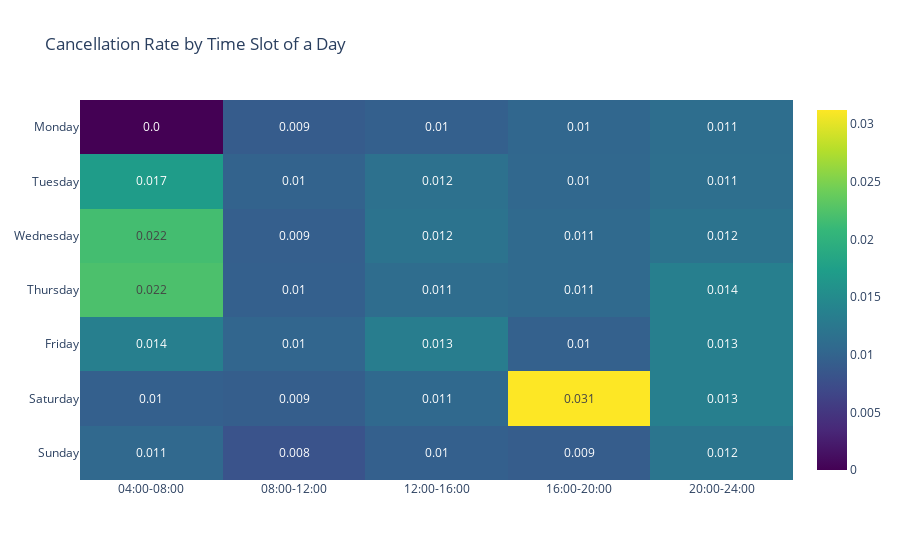

Notebook code for this chart:
### Code cell
bins = list(range(0, 2500, 400))
data['binned'] = np.searchsorted(bins, data['order_time_24'].values)
data = data[['cancelled', 'order_time_24', 'order_day', 'binned']]
days_str = ['Monday', 'Tuesday', 'Wednesday', 'Thursday', 'Friday', 'Saturday', 'Sunday']
days = [0,1,2,3,4,5,6]
values = [[-1 for _ in range(len(bins)-1)] for _ in range(7)]
for day in days:
    for bin in range(len(bins)-1):
        temp = data[(data['order_day'] == day) & (data['binned'] == bin)]
        try:
            rate = sum(temp['cancelled'].values)/len(temp['cancelled'].values)
            values[day][bin] = rate
        except:
            continue
temp = [str(a).zfill(4)[:2]+':'+str(a).zfill(4)[2:] for a in bins]
x = []
for i in range(len(temp)-1):
    x+=['-'.join([temp[i], temp[i+1]])]
y = days_str

text = [[str(round(i,3)) for i in values[j]] for j in range(7)]

fig = px.imshow(np.array(values)[:, 1:], x = x[1:], y = y, aspect='auto', color_continuous_scale='Viridis', text_auto=True, title = 'Cancellation Rate by Time Slot of a Day')
fig.update_traces(text=np.array(text)[:,1:], texttemplate="%{text}")
fig.show()

### Figure 1 — Plotly figure (JSON) as saved in the notebook; plotly's stock layout.template omitted (floating-point values rounded to 4 significant figures)
{"data": [{"coloraxis": "coloraxis", "hovertemplate": "x: %{x}<br>y: %{y}<br>color: %{z}<extra></extra>", "name": "0", "text": [["0.0", "0.009", "0.01", "0.01", "0.011"], ["0.017", "0.01", "0.012", "0.01", "0.011"], ["0.022", "0.009", "0.012", "0.011", "0.012"], ["0.022", "0.01", "0.011", "0.011", "0.014"], ["0.014", "0.01", "0.013", "0.01", "0.013"], ["0.01", "0.009", "0.011", "0.031", "0.013"], ["0.011", "0.008", "0.01", "0.009", "0.012"]], "texttemplate": "%{text}", "type": "heatmap", "x": ["04:00-08:00", "08:00-12:00", "12:00-16:00", "16:00-20:00", "20:00-24:00"], "xaxis": "x", "y": ["Monday", "Tuesday", "Wednesday", "Thursday", "Friday", "Saturday", "Sunday"], "yaxis": "y", "z": [[0, 0.009083, 0.009525, 0.0103, 0.01124], [0.01714, 0.009805, 0.01156, 0.01048, 0.01135], [0.02174, 0.009375, 0.01192, 0.01064, 0.01186], [0.02222, 0.009509, 0.01106, 0.01065, 0.01355], [0.01351, 0.01017, 0.01324, 0.009606, 0.01349], [0.009524, 0.009319, 0.01061, 0.03123, 0.01347], [0.01053, 0.008031, 0.009558, 0.009193, 0.01218]]}], "layout": {"coloraxis": {"colorscale": [[0, "#440154"], [0.1111, "#482878"], [0.2222, "#3e4989"], [0.3333, "#31688e"], [0.4444, "#26828e"], [0.5556, "#1f9e89"], [0.6667, "#35b779"], [0.7778, "#6ece58"], [0.8889, "#b5de2b"], [1, "#fde725"]]}, "title": {"text": "Cancellation Rate by Time Slot of a Day"}, "xaxis": {"anchor": "y", "domain": [0, 1]}, "yaxis": {"anchor": "x", "autorange": "reversed", "domain": [0, 1]}}}
